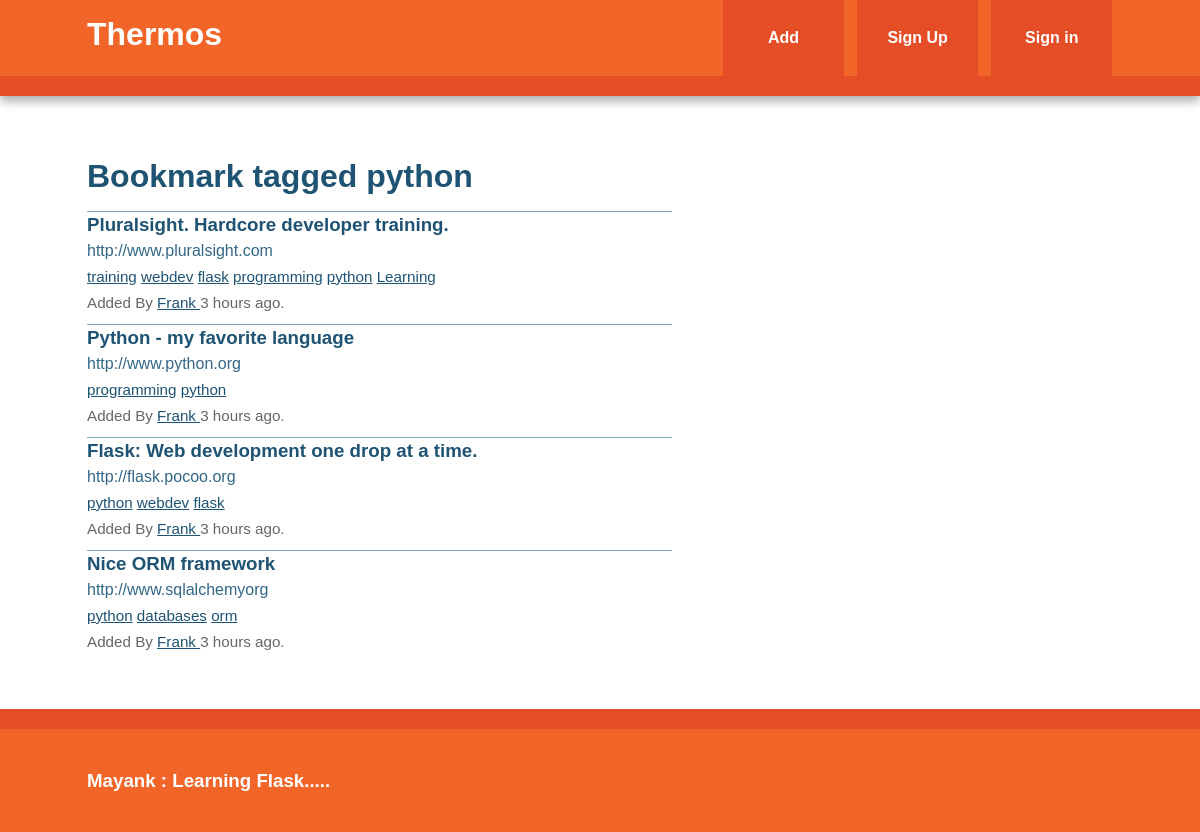
Page /tag/python on the committed database.
### models.py (models this page shows, shortened)
class Tag(db.Model):
    id = db.Column(db.Integer, primary_key = True)
    name = db.Column(db.String(25), nullable = False, unique = True, index = True)
    def __repr__(self):
        return self.name

class Bookmark(db.Model):
    id = db.Column(db.Integer, primary_key = True)
    url = db.Column(db.Text, nullable = False)
    date = db.Column(db.DateTime, default = datetime.utcnow)
    description = db.Column(db.String(300))
    user_id = db.Column(db.Integer, db.ForeignKey('user.id'), nullable = False)
    _tags = db.relationship('Tag', secondary = tags, backref = db.backref('bookmarks', lazy = 'dynamic'))
    @property
    def tags(self):
        return ','.join([t.name for t in self._tags])
    @tags.setter
    def tags(self, string):
        if string:
            self._tags = [Tag.get_or_create(name) for name in string.split(',')]

class User(db.Model, UserMixin):
    id = db.Column(db.Integer, primary_key = True)
    username = db.Column(db.String(80), unique = True)
    email = db.Column(db.String(120), unique = True)
    bookmarks = db.relationship('Bookmark', backref = 'user', lazy = 'dynamic')
    password_hash = db.Column(db.String)
    @property
    def password(self):
        raise AttributeError('password write-only field')

### view.py (the view)
@app.route('/tag/<name>')
def tag(name):
    tag = Tag.query.filter_by(name = name).first_or_404()
    return render_template('tag.html', tag = tag)

### view.py (called while the page is built)
@app.context_processor
def inject_tags():
    return dict(all_tags = Tag.all)

### templates/tag.html (shortened to what this page needs)
{% extends "base.html" %}
{% block content %}
    <article>
        <header>
              <h1>Bookmark tagged {{ tag }}</h1>
              {% if tag.bookmarks.count() > 0 %}
                  {% with bookmarks = tag.bookmarks %}
                        {% include 'bookmarks_list.html' %}
                  {% endwith %}
              {% else %}
                  There are no bookmark with this tag.
              {% endif %}
        </header
    </article>
{% endblock %}

### templates/bookmarks_list.html (shortened to what this page needs)
<ul class = 'bookmarks'>
    {% for bookmark in bookmarks %}
        <li>
              <a class = 'header' href = '{{ bookmark.url }}'>
                  <h3 class = 'description'>
                      {{ bookmark.description|truncate(50, killwords = True) }}
                  </h3>
                  <span class = 'url'>
                    {{ bookmark.url|truncate(50, killwords = True) }}
                  </span>
              </a>
              <div class = 'info'>
                  <span class = 'tags'>
                      {% if bookmark.tags %}
                            {% for t in bookmark._tags %}
                                  <a href = '{{ url_for("tag", name = t) }}'>{{ t }}</a>
                            {% endfor %}
                      {% else %}
                            No tags.
                      {% endif %}
                  </span>
                  <br>
                  Added By <a href = '{{ url_for("user", username = bookmark.user.username) }}'>
                    {{ bookmark.user.username }}
                  </a>
                  {{ moment(bookmark.date).fromNow() }}.
              </div>
        </li>
    {% endfor %}
</ul>

### static/css/main.css (style rules this page uses)
html { color: #222; font-size: 1em; line-height: 1.4; }
body { font: 16px/26px Helvetica, Helvetica Neue, Arial; }
.main article h1 { font-size: 2em; }
a, a:visited { color: #1E5373; }
h1, h2, h3, h4, h5, h6 { color: #1E5373; }
ul.bookmarks { list-style: none none; padding-left: 0; }
ul.bookmarks li { padding-bottom: .5em; border-top: 1px solid #7EA6BF; padding: 12m 0; }
a.header { color: #326786; text-decoration: none; display: block; }
a.header h3 { margin: 0 0; }
div.info { font-size: .95em; color: #666666; }
@media only screen and (min-width: 768px) { .main article { float: left; width: 57%; } }

### rows in the picture
Tag: name "python"
Bookmark: description "Pluralsight. Hardcore developer training.", url "http://www.pluralsight.com", user.username "Frank", date "3 hours ago"
Tag: name "training"
Tag: name "webdev"
Tag: name "flask"
Tag: name "programming"
Tag: name "Learning"
Bookmark: description "Python - my favorite language", url "http://www.python.org", user.username "Frank", date "3 hours ago"
Bookmark: description "Flask: Web development one drop at a time.", url "http://flask.pocoo.org", user.username "Frank", date "3 hours ago"
Bookmark: description "Nice ORM framework", url "http://www.sqlalchemyorg", user.username "Frank", date "3 hours ago"
Tag: name "databases"
Tag: name "orm"
